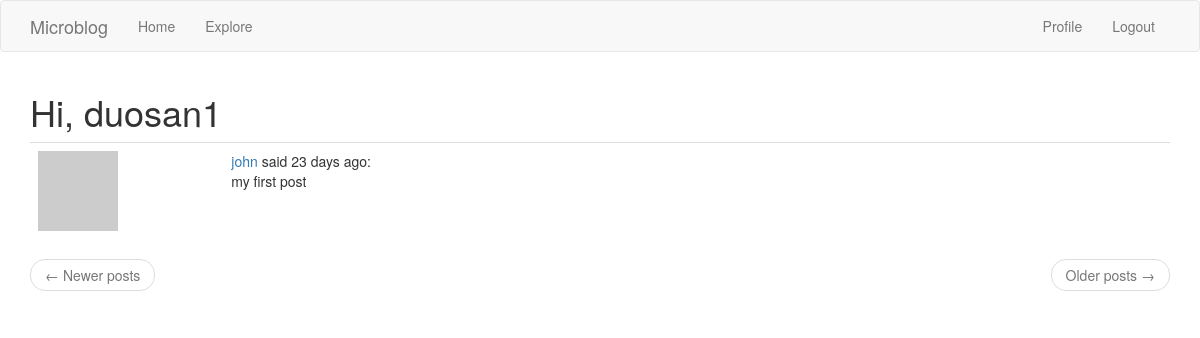
Before: /explore (signed in) with the older database file.
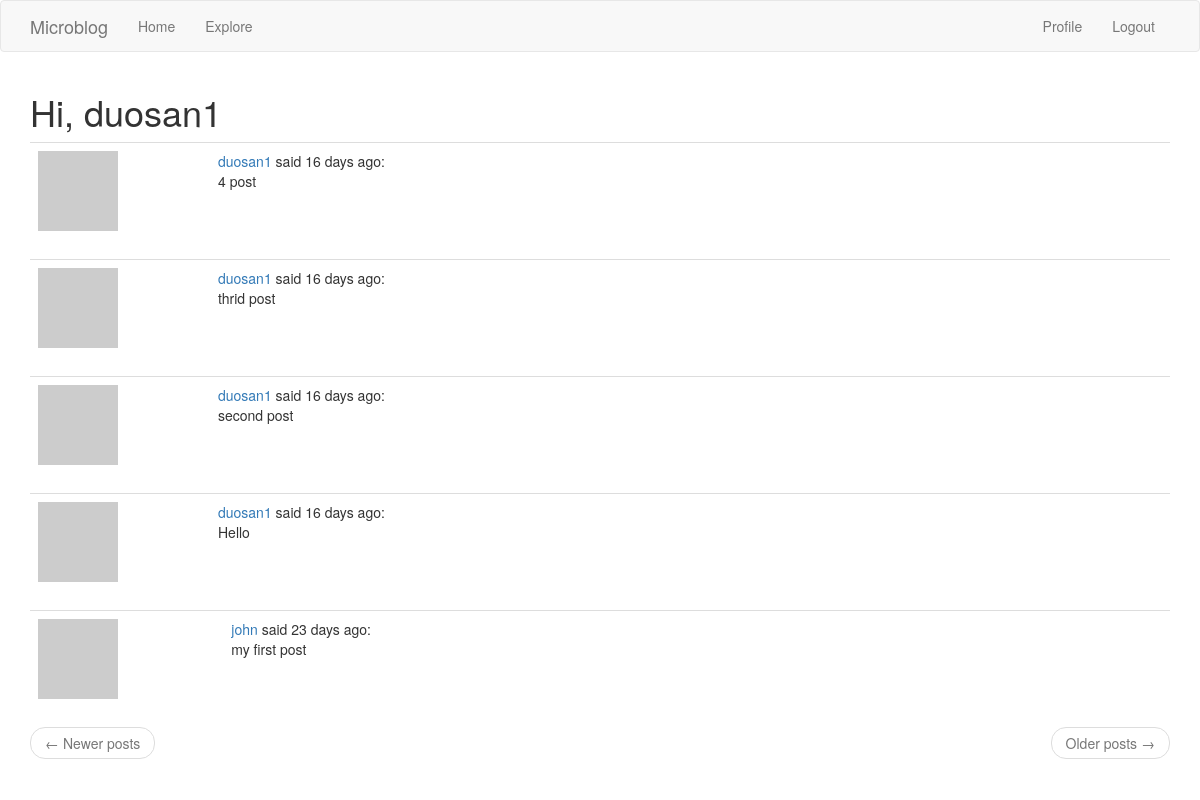
After: the same page with the newer database file.
### app/models.py (models this page shows, shortened)
class User(db.Model, UserMixin):
    id = db.Column(db.Integer, primary_key=True)
    username = db.Column(db.String(64), index=True, unique=True)
    email = db.Column(db.String(120), index=True, unique=True)
    password_hash = db.Column(db.String(128))
    posts = db.relationship("Post", backref="author", lazy="dynamic")
    about_me = db.Column(db.String(140))
    last_seen = db.Column(db.DateTime, default=datetime.utcnow())
    followed = db.relationship(
        "User", secondary=followers,
        primaryjoin=(followers.c.follower_id == id),
        secondaryjoin=(followers.c.followed_id == id),
        backref=db.backref("followers", lazy="dynamic"), lazy="dynamic"
    )
    def avatar(self, size: int):
        print(f"email:{self.email}")
        digest = md5(self.email.lower().encode("utf-8")).hexdigest()
        return (f"https://www.gravatar.com/avatar/{digest}?"
                f"d=identicon&s={size}")

class Post(db.Model):
    id = db.Column(db.Integer, primary_key=True)
    body = db.Column(db.String(140))
    timestamp = db.Column(db.DateTime, index=True, default=datetime.utcnow())
    user_id = db.Column(db.Integer, db.ForeignKey("user.id"))

### app/routes.py (the view)
@app.route("/explore")
@login_required
def explore():
    page = request.args.get('page', default=1, type=int)
    posts = Post.query.order_by(Post.timestamp.desc()).paginate(
        page, app.config["POSTS_PER_PAGE"], False
    )
    next_url = url_for("index", page=posts.next_num) if posts.has_next else None
    prev_url = url_for("index", page=posts.prev_num) if posts.has_prev else None
    return render_template("index.html", title="Explore",
                           posts=posts.items, next_url=next_url,
                           prev_url=prev_url)

### app/models.py (called while the page is built)
@login.user_loader
def load_user(id: str) -> User:
    return User.query.get(int(id))

### app/routes.py (called while the page is built)
@app.before_request
def before_request():
    if current_user.is_authenticated:
        current_user.last_seen = datetime.utcnow()
        db.session.commit()

### app/templates/index.html (shortened to what this page needs)
{% extends "base.html" %}
{% import "bootstrap/wtf.html" as wtf %}
{% block app_content %}
    <h1>Hi, {{ current_user.username }}</h1>
    {% for post in posts %}
       {% include "_post.html" %}
    {% endfor %}
        <nav aria-label="...">
        <ul class="pager">
            <li class="previous{% if not prev_url %} disabled{% endif %}">
                <a href="{{ prev_url or '#' }}">
                    <span aria-hidden="true">&larr;</span> Newer posts
                </a>
            </li>
            <li class="next{% if not next_url %} disabled{% endif %}">
                <a href="{{ next_url or '#' }}">
                    Older posts <span aria-hidden="true">&rarr;</span>
                </a>
            </li>
        </ul>
    </nav>
{% endblock %}

### app/templates/base.html (shortened to what this page needs)
{% extends "bootstrap/base.html" %}
{% block navbar %}
  <nav class="navbar navbar-default">
    <div class="container">
      <div class="navbar-header">
        <a class="navbar-brand" href="{{ url_for('index') }}">Microblog</a>
      </div>
      <div class="collapse navbar-collapse" id="bs-example-navbar-collapse-1">
        <ul class="nav navbar-nav">
          <li><a href="{{ url_for('index') }}">Home</a></li>
          <li><a href="{{ url_for('explore') }}">Explore</a></li>
        </ul>
        <ul class="nav navbar-nav navbar-right">
          {% if current_user.is_anonymous %}
          <li><a href="{{ url_for('login') }}">Login</a></li>
          {% else %}
          <li><a href="{{ url_for('user', username=current_user.username) }}">Profile</a></li>
          <li><a href="{{ url_for('logout') }}">Logout</a></li>
          {% endif %}
        </ul>
      </div>
    </div>
  </nav>
{% endblock %}
{% block content %}
  <div class="container">
    {% block app_content %}{% endblock %}
  </div>
{% endblock %}

### app/templates/_post.html
<table class="table table-hover">
    <tr>
        <td width="70px">
            <a href="{{ url_for('user', username=post.author.username) }}">
                <img src="{{ post.author.avatar(70) }}">
            </a>
        <td>
        <td>
            <a href="{{ url_for('user', username=post.author.username) }}">
                {{ post.author.username }}
            </a>
            said {{ moment(post.timestamp).fromNow() }}:
            <br>
            {{ post.body }}
        </td>
    </tr>
</table>

Changed rows visible on the page:
added Post: author.username "duosan1", timestamp "16 days ago", body "4 post"
added Post: author.username "duosan1", timestamp "16 days ago", body "thrid post"
added Post: author.username "duosan1", timestamp "16 days ago", body "second post"
added Post: author.username "duosan1", timestamp "16 days ago", body "Hello"
